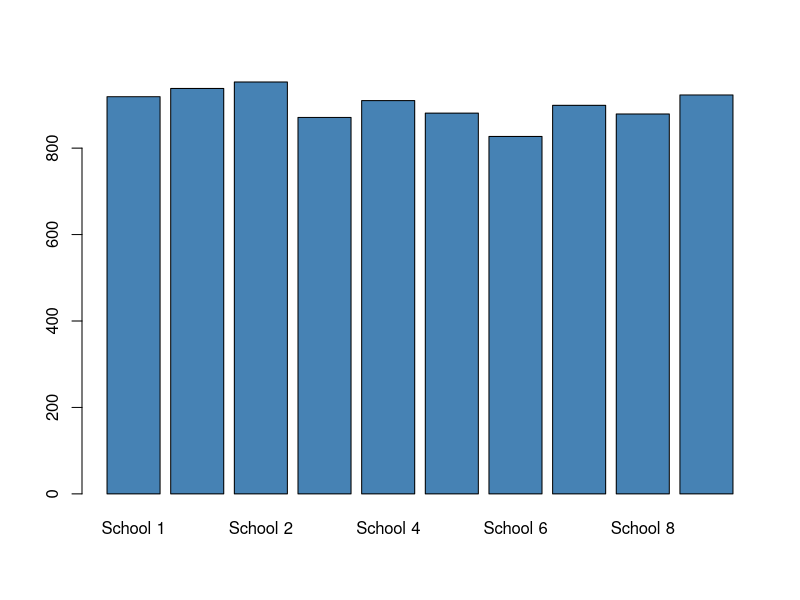
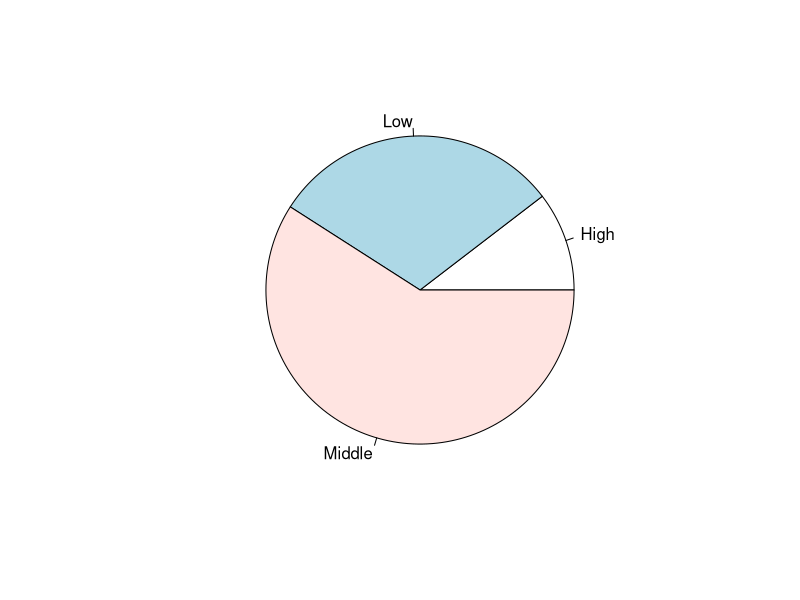
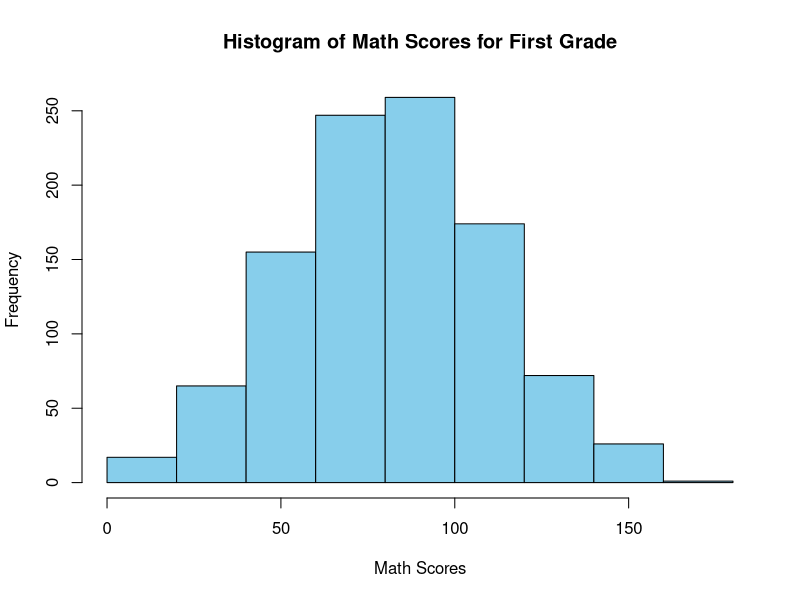
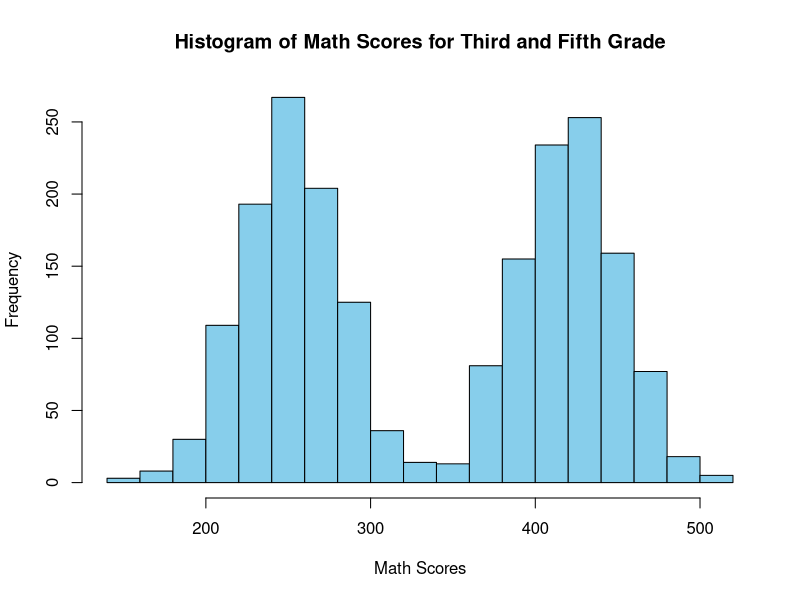
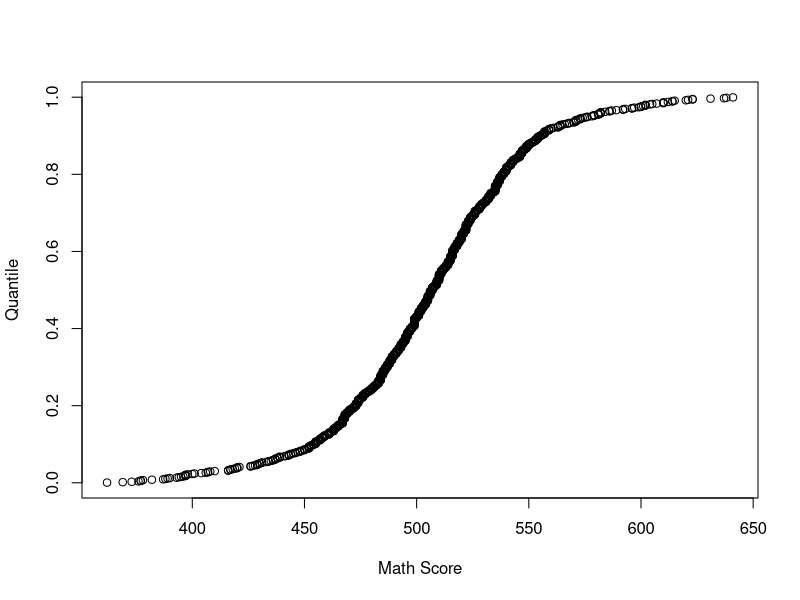
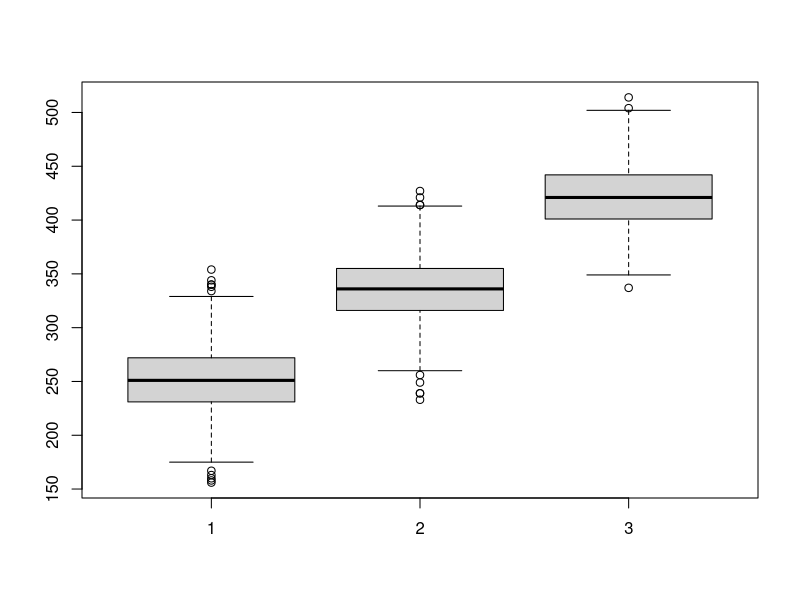
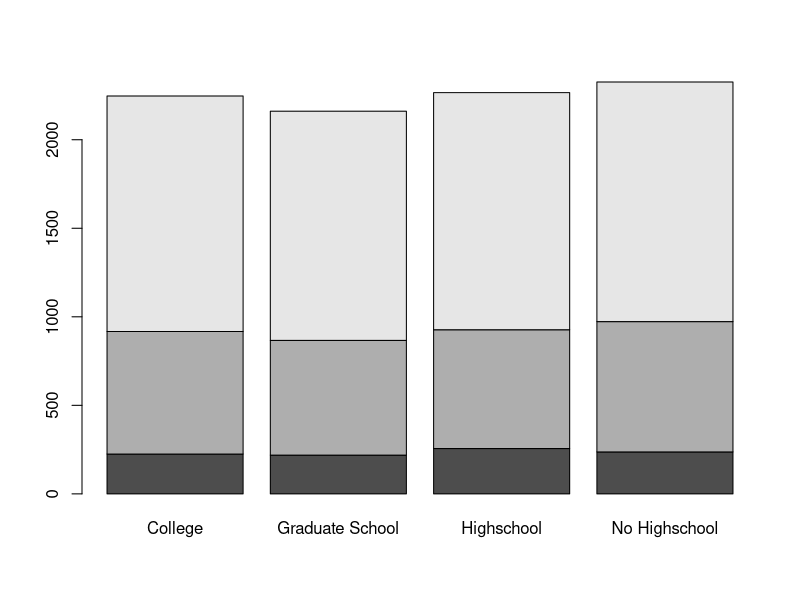
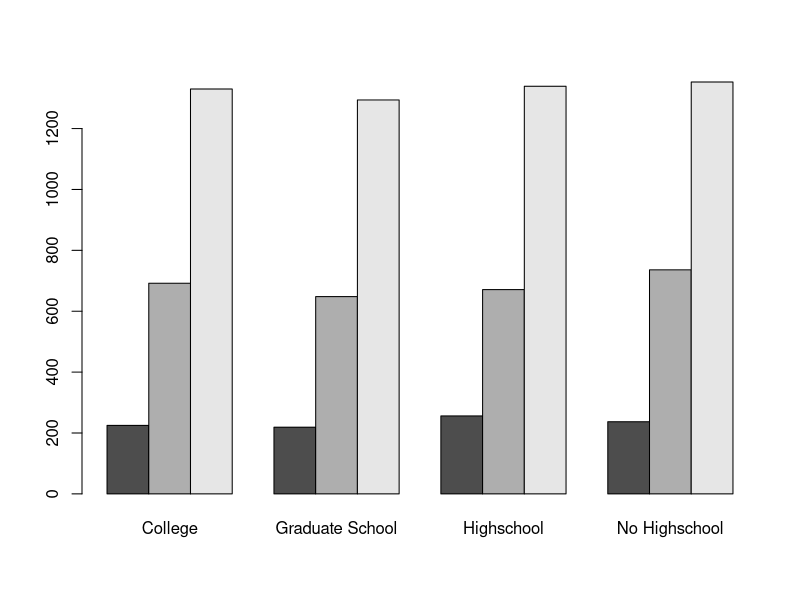

Write the R code that produced these figures, in order.
## ---- chunk 1
# Data Simulation
set.seed(2026)

# Simulation Parameters
numSch    <- 10
namSch    <- paste0("School ", 1:numSch)
numGra    <- 9
numStuGra <- 100
numStu    <- numSch * numGra * numStuGra
minScoMat <- 0
maxScoMat <- 800
minScoVer <- 0
maxScoVer <- 800
namIncLev <- c("Low", "Middle", "High")
namEduPar <- c("No Highschool", "Highschool", "College", "Graduate School")

# Student School
sch    <- sample(namSch, size = numStu, replace = TRUE)
gra    <- sample(1:numGra, size = numStu, replace = TRUE)
age    <- round(gra + 5 + runif(n =numStu, min = -0.6, max = 0.6))
incLev <- sample(namIncLev, size = numStu, replace = TRUE, prob = c(0.3, 0.6, 0.1))
eduPar <- sample(namEduPar, size = numStu, replace = TRUE)

# Simulate Scores
matSco <- numeric(length = numStu)
verSco <- numeric(length = numStu)
numSel <- c()
for(i in 1:numSch){
  # School Performance Level
  schPer <- runif(n = 1, min = 0, max = 1)
  # Selects School
  selSch <- namSch[i] == sch
  for(j in 1:length(namIncLev)){
    # Income Performance
    incPer <- j / length(namIncLev)
    # Selects Income
    selInc <- namIncLev[j] == incLev
    for(k in 1:length(namEduPar)){
      # Parent Education Performance
      eduPer <- k / length(namEduPar)
      # Selects Parent Education Level
      selPar <- namEduPar[k] == eduPar
      for(l in 1:numGra){
        # Grade Level Performance
        graPer <- l / length(numGra)
        # Selects Grade Level
        selGra <- l == gra
        # Selected Students
        sel         <- selSch & selInc & selPar & selGra
        numSel      <- c(numSel, sum(sel))
        numStuClu   <- sum(sel)
        matSco[sel] <- 0.2 * schPer + 0.1 * incPer + 0.1 * eduPer + 0.6 * graPer
        matSco[sel] <- matSco[sel] + rnorm(n = numStuClu, mean = 0, sd = 0.2)
        verSco[sel] <- 0.1 * schPer + 0.1 * incPer + 0.1 * eduPer + 0.7 * graPer
        verSco[sel] <- matSco[sel] + rnorm(n = numStuClu, mean = 0, sd = 0.1) 
      }
    }
  }
}

# Transforms Scores to 0-800 Scale
matSco <- (matSco - min(matSco)) / (max(matSco) - min(matSco)) * 850
verSco <- (verSco - min(verSco)) / (max(verSco) - min(verSco)) * 850
matSco[matSco > 800] <- 800
verSco[verSco > 800] <- 800
matSco <- round(matSco)
verSco <- round(verSco)

# Creates a data frame
schDat <- as.data.frame(1:numStu)
schDat <- cbind(schDat, sch, gra, age, incLev, eduPar, matSco, verSco)
colnames(schDat) <- c("Student_ID", "School", "Grade", "Age", "Income_Level", "Parent_Education", "Math_Score", "Verbal_Score")
## ---- chunk 2
barplot(table(schDat$School), col="steelblue")
## ---- chunk 3
pie(table(schDat$Income_Level))
## ---- chunk 4
# Frequency Table
table(schDat$Income_Level)
# Proportional Table
prop.table(table(schDat$Income_Level))
## ---- chunk 5
stem(c(23,25,25,30,31,33,35,40))
## ---- chunk 6
# Frequency Classes
breaks    <- seq(0, 800, by = 100)
matScoBin <- cut(matSco, breaks = breaks, right = TRUE) 
table(matScoBin)
prop.table(table(matScoBin))
## ---- chunk 7
hist(schDat$Math_Score[schDat$Grade == 1], col="skyblue", main = "Histogram of Math Scores for First Grade", xlab = "Math Scores")
## ---- chunk 8
hist(schDat$Math_Score[schDat$Grade == 3 | schDat$Grade == 5], col="skyblue", main = "Histogram of Math Scores for Third and Fifth Grade", xlab = "Math Scores", breaks = 20)
## ---- chunk 9
mean(schDat$Math_Score[schDat$Grade == 1]); median(schDat$Math_Score[schDat$Grade == 1])
## ---- chunk 10
c(max(schDat$Math_Score[schDat$Grade == 3]),
min(schDat$Math_Score[schDat$Grade == 3]))
max(schDat$Math_Score[schDat$Grade == 3]) - min(schDat$Math_Score[schDat$Grade == 3])
# Average score 3rd Grade
mean(schDat$Math_Score[schDat$Grade == 3])
# Average score 4th Grade
mean(schDat$Math_Score[schDat$Grade == 4])
## ---- chunk 11
plot(sort(schDat$Math_Score[schDat$Age == 11]),
     ppoints(length(schDat$Math_Score[schDat$Age == 11])),
     xlab = "Math Score",
     ylab = "Quantile")
## ---- chunk 12
sd(schDat$Math_Score)
var(schDat$Math_Score)
## ---- chunk 13
mad(matSco)
## ---- chunk 14
boxplot(schDat$Math_Score[schDat$Grade == 3], schDat$Math_Score[schDat$Grade == 4], schDat$Math_Score[schDat$Grade == 5])
## ---- chunk 15
table(schDat$Income_Level, schDat$Parent_Education)
## ---- chunk 16
barplot(table(schDat$Income_Level, schDat$Parent_Education), beside=FALSE)
## ---- chunk 17
barplot(table(schDat$Income_Level, schDat$Parent_Education), beside=TRUE)
## ---- chunk 18
plot(schDat$Math_Score[schDat$Grade == 8], schDat$Verbal_Score[schDat$Grade == 8], xlab = "Math Score", ylab = "Verbal Score")
## ---- chunk 19
cor(schDat$Math_Score, schDat$Verbal_Score)
## ---- chunk 20
boxplot(Math_Score ~ Income_Level, data = schDat)
